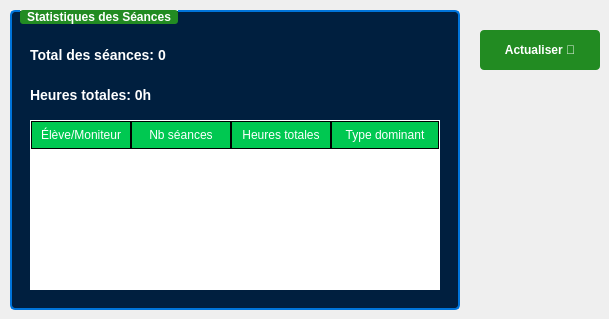
       <widget class="QWidget" name="tab_10">
        <attribute name="title">
         <string>Statistiques</string>
        </attribute>
        <widget class="QGroupBox" name="groupBox_stats">
         <property name="geometry">
          <rect>
           <x>10</x>
           <y>10</y>
           <width>450</width>
           <height>300</height>
          </rect>
         </property>
         <property name="styleSheet">
          <string notr="true">QGroupBox {
    font-weight: bold;
    border: 2px solid #0074D9;
    border-radius: 5px;
    margin-top: 1ex;
    background-color: #001F3F;
    color: #FFFFFF;
}
QGroupBox::title {
    subcontrol-origin: margin;
    left: 10px;
    padding: 0 5px 0 5px;
    color: #FFFFFF;
    background-color: #228B22;
    border-radius: 3px;
}</string>
         </property>
         <property name="title">
          <string>Statistiques des Séances</string>
         </property>
         <widget class="QLabel" name="label_totalSessions">
          <property name="geometry">
           <rect>
            <x>20</x>
            <y>30</y>
            <width>200</width>
            <height>30</height>
           </rect>
          </property>
          <property name="styleSheet">
           <string notr="true">font-size: 14px; font-weight: bold;
color: rgb(255, 255, 255);</string>
          </property>
          <property name="text">
           <string>Total des séances: 0</string>
          </property>
         </widget>
         <widget class="QLabel" name="label_totalHours">
          <property name="geometry">
           <rect>
            <x>20</x>
            <y>70</y>
            <width>200</width>
            <height>30</height>
           </rect>
          </property>
          <property name="styleSheet">
           <string notr="true">font-size: 14px; font-weight: bold;
color: rgb(255, 255, 255);</string>
          </property>
          <property name="text">
           <string>Heures totales: 0h</string>
          </property>
         </widget>
         <widget class="QTableWidget" name="stats_s">
          <property name="geometry">
           <rect>
            <x>20</x>
            <y>110</y>
            <width>410</width>
            <height>170</height>
           </rect>
          </property>
          <property name="styleSheet">
           <string notr="true">QTableView {
    background-color: white;
    alternate-background-color: #002B5C;
    gridline-color: black;
    color: #000000;
    border: 1px solid white;
}

QHeaderView::section {
    background-color: #00C851;
    color: #FFFFFF;
    padding: 4px;
    border: 1px solid black;
    min-width: 80px;
}</string>
          </property>
          <attribute name="horizontalHeaderStretchLastSection">
           <bool>true</bool>
          </attribute>
          <column>
           <property name="text">
            <string>Élève/Moniteur</string>
           </property>
          </column>
          <column>
           <property name="text">
            <string>Nb séances</string>
           </property>
          </column>
          <column>
           <property name="text">
            <string>Heures totales</string>
           </property>
          </column>
          <column>
           <property name="text">
            <string>Type dominant</string>
           </property>
          </column>
         </widget>
        </widget>
        <widget class="QPushButton" name="refresh_s">
         <property name="geometry">
          <rect>
           <x>480</x>
           <y>30</y>
           <width>120</width>
           <height>40</height>
          </rect>
         </property>
         <property name="styleSheet">
          <string notr="true">QPushButton {
    background-color: #228B22;
    border: none;
    color: #FFFFFF;
    padding: 6px 12px;
    border-radius: 4px;
    font-weight: bold;
    transition: background-color 0.3s, transform 0.1s;
}

QPushButton:hover {
    background-color: #28a428;
    transform: scale(1.05);
}

QPushButton:pressed {
    background-color: #1c771c;
    transform: scale(0.98);
}</string>
         </property>
         <property name="text">
          <string>Actualiser 🔁</string>
         </property>
        </widget>
       </widget>
